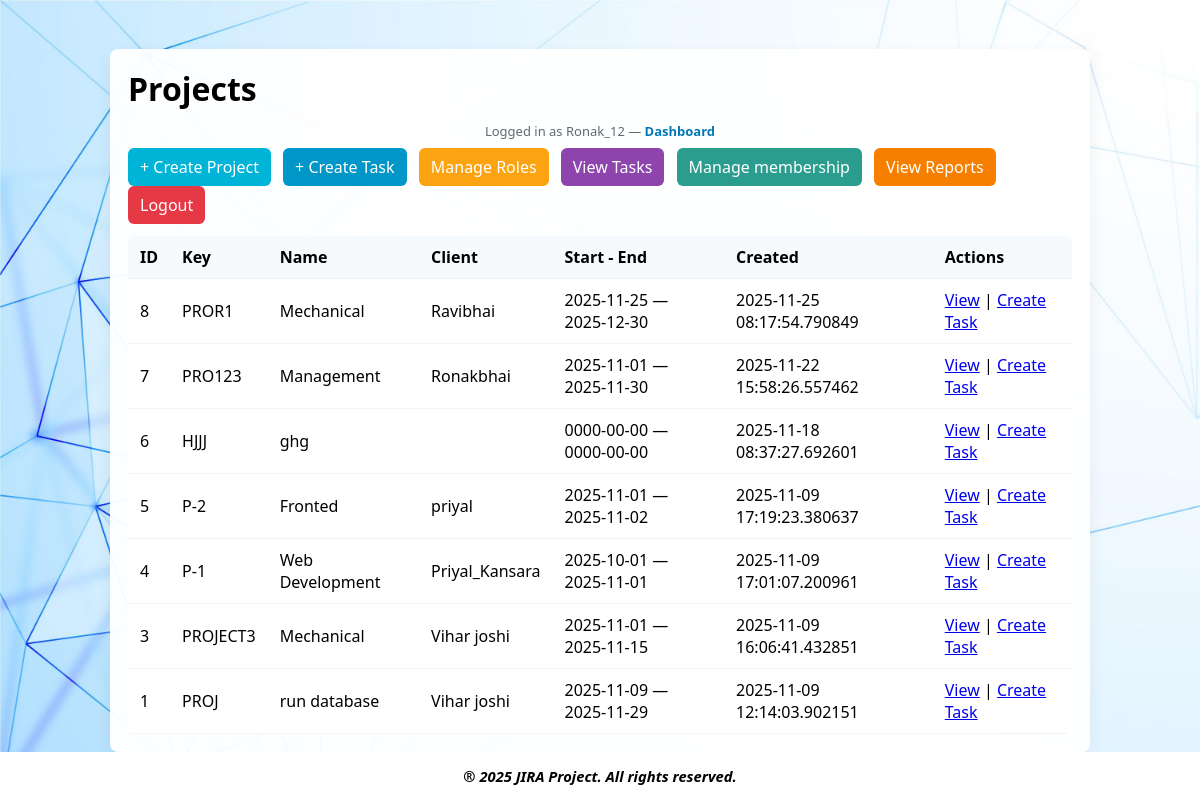
/view.php (signed in), run on the app's committed database.
### tables this page shows
CREATE TABLE `project` (
  `id` int(100) NOT NULL,
  `key_code` varchar(100) NOT NULL,
  `name` varchar(100) NOT NULL,
  `description` text NOT NULL,
  `client` varchar(100) NOT NULL,
  `start_date` date NOT NULL,
  `end_date` date NOT NULL,
  `Created_at` timestamp(6) NOT NULL DEFAULT current_timestamp(6),
  `Updated_at` timestamp(6) NOT NULL DEFAULT current_timestamp(6)
);

### view.php (the view, shortened to what this page needs)
<?php
require 'Config.php';
$projects     = [];
$mode          = 'list';
if (isset($_GET['task_id']) && is_numeric($_GET['task_id'])) {
    $mode = 'task';
} elseif (isset($_GET['id']) && is_numeric($_GET['id'])) {
    $mode = 'project';
} else {
    $mode = 'list';
}
$sql = "SELECT id, key_code, name, description, client, start_date, end_date, Created_at, Updated_at
        FROM project
        ORDER BY Created_at DESC";
$res = $conn->query($sql);
if ($res === false) {
    $dbError = "DB error: " . htmlspecialchars($conn->error);
} else {
    $projects = $res->fetch_all(MYSQLI_ASSOC) ?: [];
}
?>
<!DOCTYPE html>
<html>
<head>
    <link rel="stylesheet" href="style.css">
</head>
<body>
<div class="wrap">
    <h1>Projects</h1>
    <p class="meta">
        Logged in as <?php echo htmlspecialchars($_SESSION['username'] ?? ''); ?>
        — <a href="dashbord.php">Dashboard</a>
    </p>
    <div class="actions">
        <a class="btn" href="project.php">+ Create Project</a>
        <a class="btn" href="task.php" style="background:#0096c7">+ Create Task</a>
        <a class="btn" href="role.php" style="background:#fca311">Manage Roles</a>
        <a class="btn" href="view.php" style="background:#8e44ad">View Tasks</a>
         <a class="btn" href="membership.php" style="background:#2a9d8f">Manage membership</a>
         <a class="btn" href="report.php" style="background:#f77f00">View Reports</a>
        <a class="btn" href="logout.php" style="background:#e63946">Logout</a>
    </div>
    <?php if ($mode === 'list'): ?>
        <?php if (empty($projects)): ?>
            <div style="padding:18px;background:#fff;border-radius:6px">
                No projects found.
                <a href="project.php">Create your first project</a>.
            </div>
        <?php else: ?>
            <table>
                <thead>
                <tr>
                    <th>ID</th>
                    <th>Key</th>
                    <th>Name</th>
                    <th>Client</th>
                    <th>Start - End</th>
                    <th>Created</th>
                    <th>Actions</th>
                </tr>
                </thead>
                <tbody>
                <?php foreach ($projects as $p): ?>
                    <tr>
                        <td><?php echo (int)$p['id']; ?></td>
                        <td><?php echo htmlspecialchars($p['key_code']); ?></td>
                        <td><?php echo htmlspecialchars($p['name']); ?></td>
                        <td><?php echo htmlspecialchars($p['client']); ?></td>
                        <td>
                            <?php echo $p['start_date'] ? htmlspecialchars($p['start_date']) : '-'; ?>
                            —
                            <?php echo $p['end_date'] ? htmlspecialchars($p['end_date']) : '-'; ?>
                        </td>
                        <td><?php echo htmlspecialchars($p['Created_at']); ?></td>
                        <td>
                            <a href="view.php?id=<?php echo (int)$p['id']; ?>">View</a> |
                            <a href="task.php?pro_id=<?php echo (int)$p['id']; ?>">Create Task</a>
                        </td>
                    </tr>
                <?php endforeach; ?>
                </tbody>
            </table>
        <?php endif; ?>
    <?php endif; ?>
</div>
</body>
</html>
<?php include './footer.php'; ?>

### style.css (style rules this page uses)
* { margin: 0; padding: 0; box-sizing: border-box; font-family: "Poppins", "Segoe UI", Roboto, sans-serif; }
html, body { height: 100%; }
body { min-height: 50vh; background: url("img2.jpg") no-repeat center center/cover; display: flex; align-items: center; justify-content: center; }
p { text-align: center; margin-top: 12px; color: #5b6b73; font-size: 13px; }
p a { color: #0077b6; text-decoration: none; font-weight: 600; }

### view.php (style rules this page uses)
.wrap { max-width:980px; margin:28px auto; padding:18px; background: rgba(255,255,255,0.96); border-radius:8px; box-shadow: 0 6px 18px rgba(0,0,0,0.06); }
table { width:100%; border-collapse:collapse; background: #fff; border-radius:6px; overflow:hidden; }
th, td { padding:10px 12px; border-bottom:1px solid #f1f3f5; text-align:left; }
thead th { background:#f7fafc; font-weight:700; }
.meta { font-size:13px; color:#5b6b73; margin-bottom:8px; }
.actions { margin-bottom:12px; }
a.btn { display:inline-block; padding:8px 12px; background:#00b4d8; color:#fff; border-radius:6px; text-decoration:none; margin-right:8px; }

### data on the page
project: id "8", key_code "PROR1", name "Mechanical", client "Ravibhai", start_date "2025-11-25", end_date "2025-12-30", Created_at "2025-11-25 08:17:54.790849"
project: id "7", key_code "PRO123", name "Management", client "Ronakbhai", start_date "2025-11-01", end_date "2025-11-30", Created_at "2025-11-22 15:58:26.557462"
project: id "6", key_code "HJJJ", name "ghg", start_date "0000-00-00", end_date "0000-00-00", Created_at "2025-11-18 08:37:27.692601"
project: id "5", key_code "P-2", name "Fronted", client "priyal", start_date "2025-11-01", end_date "2025-11-02", Created_at "2025-11-09 17:19:23.380637"
project: id "4", key_code "P-1", name "Web Development", client "Priyal_Kansara", start_date "2025-10-01", end_date "2025-11-01", Created_at "2025-11-09 17:01:07.200961"
project: id "3", key_code "PROJECT3", name "Mechanical", client "Vihar joshi", start_date "2025-11-01", end_date "2025-11-15", Created_at "2025-11-09 16:06:41.432851"
project: id "1", key_code "PROJ", name "run database", client "Vihar joshi", start_date "2025-11-09", end_date "2025-11-29", Created_at "2025-11-09 12:14:03.902151"

### other printed values
$_SESSION['username'] "Ronak_12"
